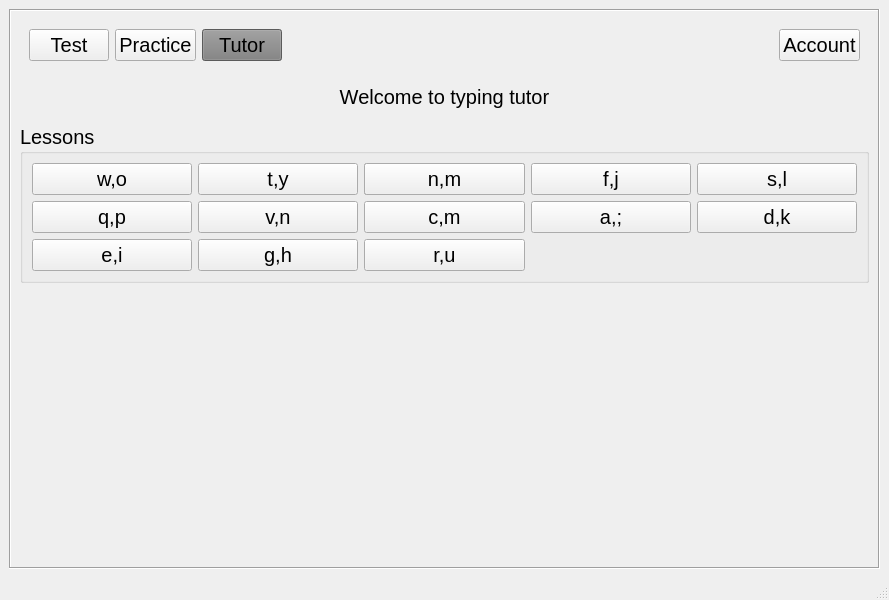
<?xml version="1.0" encoding="UTF-8"?>
<ui version="4.0">
 <class>MainWindow</class>
 <widget class="QMainWindow" name="MainWindow">
  <property name="geometry">
   <rect>
    <x>0</x>
    <y>0</y>
    <width>889</width>
    <height>600</height>
   </rect>
  </property>
  <property name="windowTitle">
   <string>MainWindow</string>
  </property>
  <widget class="QWidget" name="centralwidget">
   <layout class="QGridLayout" name="gridLayout_3">
    <item row="0" column="0">
     <widget class="QScrollArea" name="scrollArea">
      <property name="font">
       <font>
        <pointsize>15</pointsize>
       </font>
      </property>
      <property name="frameShape">
       <enum>QFrame::Box</enum>
      </property>
      <property name="widgetResizable">
       <bool>true</bool>
      </property>
      <widget class="QWidget" name="scrollAreaWidgetContents">
       <property name="geometry">
        <rect>
         <x>0</x>
         <y>0</y>
         <width>867</width>
         <height>535</height>
        </rect>
       </property>
       <layout class="QGridLayout" name="gridLayout_4">
        <item row="0" column="0">
         <widget class="QFrame" name="frame">
          <property name="sizePolicy">
           <sizepolicy hsizetype="Preferred" vsizetype="Preferred">
            <horstretch>0</horstretch>
            <verstretch>0</verstretch>
           </sizepolicy>
          </property>
          <property name="font">
           <font>
            <pointsize>15</pointsize>
           </font>
          </property>
          <property name="styleSheet">
           <string notr="true"/>
          </property>
          <property name="frameShape">
           <enum>QFrame::NoFrame</enum>
          </property>
          <property name="frameShadow">
           <enum>QFrame::Plain</enum>
          </property>
          <layout class="QHBoxLayout" name="horizontalLayout">
           <item>
            <widget class="QPushButton" name="test_button">
             <property name="font">
              <font>
               <pointsize>15</pointsize>
              </font>
             </property>
             <property name="styleSheet">
              <string notr="true"/>
             </property>
             <property name="text">
              <string>Test</string>
             </property>
             <property name="checkable">
              <bool>false</bool>
             </property>
            </widget>
           </item>
           <item>
            <widget class="QPushButton" name="pushButton_2">
             <property name="font">
              <font>
               <pointsize>15</pointsize>
              </font>
             </property>
             <property name="styleSheet">
              <string notr="true"/>
             </property>
             <property name="text">
              <string>Practice</string>
             </property>
            </widget>
           </item>
           <item>
            <widget class="QPushButton" name="pushButton_3">
             <property name="font">
              <font>
               <pointsize>15</pointsize>
              </font>
             </property>
             <property name="styleSheet">
              <string notr="true">background-color:#7f7f7f;</string>
             </property>
             <property name="text">
              <string>Tutor</string>
             </property>
            </widget>
           </item>
           <item>
            <spacer name="horizontalSpacer">
             <property name="font">
              <font>
               <pointsize>15</pointsize>
              </font>
             </property>
             <property name="orientation">
              <enum>Qt::Horizontal</enum>
             </property>
             <property name="sizeHint" stdset="0">
              <size>
               <width>40</width>
               <height>20</height>
              </size>
             </property>
            </spacer>
           </item>
           <item>
            <widget class="QPushButton" name="account_btn">
             <property name="font">
              <font>
               <pointsize>15</pointsize>
              </font>
             </property>
             <property name="styleSheet">
              <string notr="true"/>
             </property>
             <property name="text">
              <string>Account</string>
             </property>
            </widget>
           </item>
          </layout>
         </widget>
        </item>
        <item row="1" column="0">
         <widget class="QFrame" name="frame_2">
          <property name="frameShape">
           <enum>QFrame::NoFrame</enum>
          </property>
          <property name="frameShadow">
           <enum>QFrame::Plain</enum>
          </property>
          <layout class="QGridLayout" name="gridLayout">
           <item row="0" column="0">
            <widget class="QLabel" name="label">
             <property name="text">
              <string>Welcome to typing tutor</string>
             </property>
             <property name="alignment">
              <set>Qt::AlignCenter</set>
             </property>
            </widget>
           </item>
          </layout>
         </widget>
        </item>
        <item row="2" column="0">
         <widget class="QGroupBox" name="groupBox">
          <property name="title">
           <string>Lessons</string>
          </property>
          <layout class="QGridLayout" name="gridLayout_2">
           <item row="0" column="4">
            <widget class="QPushButton" name="fj_btn">
             <property name="text">
              <string>f,j</string>
             </property>
            </widget>
           </item>
           <item row="1" column="5">
            <widget class="QPushButton" name="dk_btn">
             <property name="text">
              <string>d,k</string>
             </property>
            </widget>
           </item>
           <item row="0" column="5">
            <widget class="QPushButton" name="sl_btn">
             <property name="text">
              <string>s,l</string>
             </property>
            </widget>
           </item>
           <item row="1" column="4">
            <widget class="QPushButton" name="a;_btn">
             <property name="text">
              <string>a,;</string>
             </property>
            </widget>
          </item>

           <item row="2" column="1">
            <widget class="QPushButton" name="gh_btn">
             <property name="text">
              <string>g,h</string>
             </property>
            </widget>
           </item>
           <item row="2" column="2">
            <widget class="QPushButton" name="ru_btn">
             <property name="text">
              <string>r,u</string>
             </property>
            </widget>
           </item>
           <item row="2" column="0">
            <widget class="QPushButton" name="ei_btn">
             <property name="text">
              <string>e,i</string>
             </property>
            </widget>
           </item>

           <item row="0" column="0">
            <widget class="QPushButton" name="wo_btn">
             <property name="text">
              <string>w,o</string>
             </property>
            </widget>
           </item>

           <item row="1" column="0">
            <widget class="QPushButton" name="qp_btn">
             <property name="text">
              <string>q,p</string>
             </property>
            </widget>
           </item>
           <item row="0" column="1">
            <widget class="QPushButton" name="ty_btn">
             <property name="text">
              <string>t,y</string>
             </property>
            </widget>
           </item>
           <item row="1" column="1">
            <widget class="QPushButton" name="vn_btn">
             <property name="text">
              <string>v,n</string>
             </property>
            </widget>
           </item>
           <item row="1" column="2">
            <widget class="QPushButton" name="cm_btn">
             <property name="text">
              <string>c,m</string>
             </property>
            </widget>
           </item>
           <item row="0" column="2">
            <widget class="QPushButton" name="x,_btn">
             <property name="text">
              <string>x,,</string>
             </property>
            </widget>
          </item>
          <item row="0" column="2">
            <widget class="QPushButton" name="z._btn">
             <property name="text">
              <string>z,.</string>
             </property>
            </widget>
           </item>

          <item row="0" column="2">
            <widget class="QPushButton" name="b_btn">
             <property name="text">
              <string>b</string>
             </property>
            </widget>
           </item>
          <item row="0" column="2">
            <widget class="QPushButton" name="nm_btn">
             <property name="text">
              <string>n,m</string>
             </property>
            </widget>
           </item>
          </layout>
         </widget>
        </item>
        <item row="3" column="0">
         <spacer name="verticalSpacer">
          <property name="orientation">
           <enum>Qt::Vertical</enum>
          </property>
          <property name="sizeHint" stdset="0">
           <size>
            <width>20</width>
            <height>251</height>
           </size>
          </property>
         </spacer>
        </item>
       </layout>
      </widget>
     </widget>
    </item>
   </layout>
  </widget>
  <widget class="QMenuBar" name="menubar">
   <property name="geometry">
    <rect>
     <x>0</x>
     <y>0</y>
     <width>889</width>
     <height>21</height>
    </rect>
   </property>
  </widget>
  <widget class="QStatusBar" name="statusbar"/>
 </widget>
 <resources/>
 <connections/>
</ui>
